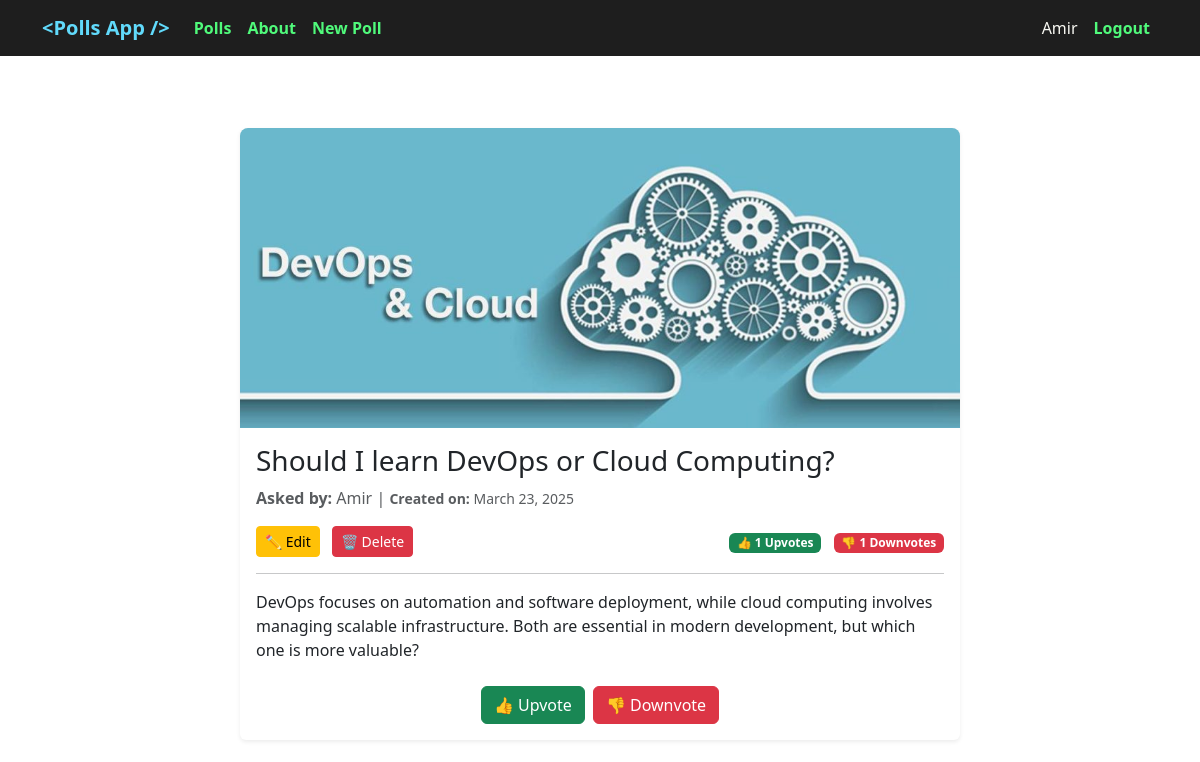
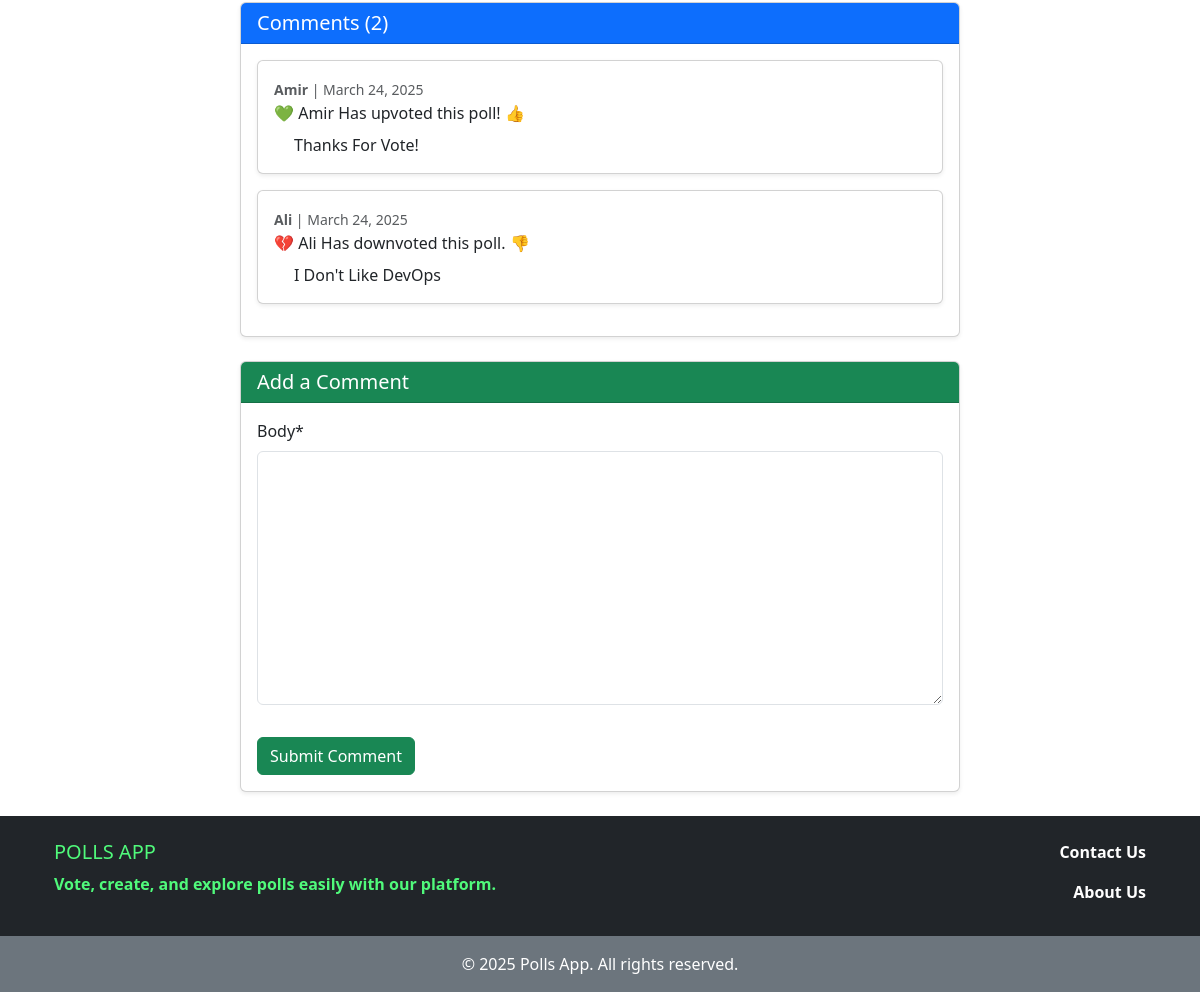
Screenshot of /poll/26/ (signed in) with the database file from the repository (2 pictures, top to bottom).
### accounts/models.py (models this page shows)
class CustomUser(AbstractUser):
    ROLE_CHOICES = [
        ('M', 'Manager'),
        ('E', 'Employee'),
        ('S', 'Student'),
        ('O', 'Other'),
    ]
    role = models.CharField(choices=ROLE_CHOICES, max_length=1, default=ROLE_CHOICES[3][0])

### polls/models.py (models this page shows, shortened)
class Poll(models.Model):
    question = models.CharField(max_length=700)
    user = models.ForeignKey(get_user_model(), on_delete=models.CASCADE)
    description = models.TextField(blank=True)
    cover = models.ImageField(upload_to='covers/', blank=True)
    up_vote = models.PositiveIntegerField(default=0)
    down_vote = models.PositiveIntegerField(default=0)
    upvoted_by = models.ManyToManyField(get_user_model(), related_name='upvoted_polls', blank=True)
    downvoted_by = models.ManyToManyField(get_user_model(), related_name='downvoted_polls', blank=True)
    datetime_created = models.DateTimeField(auto_now_add=True)
    datetime_modified = models.DateTimeField(auto_now=True)

class Comment(models.Model):
    poll = models.ForeignKey('Poll', related_name='comments', on_delete=models.CASCADE)
    user = models.ForeignKey(get_user_model(), on_delete=models.CASCADE)
    body = models.TextField()
    is_active = models.BooleanField(default=True)
    datetime_created = models.DateTimeField(auto_now_add=True)
    datetime_modified = models.DateTimeField(auto_now=True)
    def has_upvoted(self):
        return self.poll.upvoted_by.filter(id=self.user.id).exists()
    def has_downvoted(self):
        return self.poll.downvoted_by.filter(id=self.user.id).exists()

### polls/views.py (the view)
# urls.py: path('poll/<int:pk>/', poll_detail_view, name='poll_detail'),
def poll_detail_view(request, pk):
    poll = get_object_or_404(Poll, pk=pk)
    comments = poll.comments.all()
    if request.method == "POST":
        comment_form = CommentForm(request.POST)
        if comment_form.is_valid():
            new_comment = comment_form.save(commit=False)
            new_comment.poll = poll
            new_comment.user = request.user
            new_comment.save()
            comment_form = CommentForm()
    else:
        comment_form = CommentForm()
    return render(request, 'polls/poll_detail.html', context={
        'poll': poll,
        'comments': comments,
        'comment_form': comment_form,
    })

### polls/forms.py
class CommentForm(forms.ModelForm):
    class Meta:
        model = Comment
        fields = ['body']

### polls/templates/polls/poll_detail.html (shortened to what this page needs)
{% extends '_base.html' %}
{% load crispy_forms_tags %}
{% block content %}
    <div class="container mt-5">
        <div class="row justify-content-center">
            <div class="col-lg-8 col-md-10 col-sm-12">
                <div class="card shadow-sm border-0 rounded">
                    {% if poll.cover %}
                        <img src="{{ poll.cover.url }}" class="card-img-top img-fluid" alt="Poll Image">
                    {% else %}
                        <img src="https://placehold.co/800x300" class="card-img-top img-fluid"
                             alt="Poll image for {{ poll.question }}">
                    {% endif %}
                    <div class="card-body">
                        <h3 class="card-title">{{ poll.question }}</h3>
                        <p class="text-muted">
                            <strong>Asked by:</strong> {{ poll.user|capfirst }} |
                            <small><strong>Created on:</strong> {{ poll.datetime_created|date:"F d, Y" }}</small>
                        </p>
                        <div class="d-flex justify-content-between align-items-center mt-3">
                            {% if request.user == poll.user %}
                                <div>
                                    <a href="{% url 'poll_update' poll.pk %}" class="btn btn-warning btn-sm me-2">
                                        ✏️ Edit
                                    </a>
                                    <a href="{% url 'poll_delete' poll.pk %}" class="btn btn-danger btn-sm">
                                        🗑️ Delete
                                    </a>
                                </div>
                            {% endif %}
                            <div>
                                <span class="badge bg-success">👍 {{ poll.up_vote }} Upvotes</span>
                                <span class="badge bg-danger ms-2">👎 {{ poll.down_vote }} Downvotes</span>
                            </div>
                        </div>
                        <hr>
                        <p>{{ poll.description|linebreaksbr }}</p>
                        <div class="mt-4 d-flex justify-content-center">
                            <div class="btn-group">
                                <form action="{% url 'poll_vote' poll.id %}" method="post">
                                    <button type="submit" class="btn btn-success">👍 Upvote</button>
                                </form>
                                <form action="{% url 'poll_down_vote' poll.id %}" method="post" class="ms-2">
                                    <button type="submit" class="btn btn-danger">👎 Downvote</button>
                                </form>
                            </div>
                        </div>
                    </div>
                </div>
                <div class="card mt-4 shadow-sm">
                    <div class="card-header bg-primary text-white">
                        <h5 class="mb-0">Comments ({{ comments|length }})</h5>
                    </div>
                    <div class="card-body">
                        {% if comments %}
                            {% for comment in comments %}
                                <div class="card mb-3 shadow-sm">
                                    <div class="card-body">
                                        <small class="text-muted">
                                            <strong>{{ comment.user|capfirst }}</strong> |
                                            {{ comment.datetime_created|date:"F d, Y" }}
                                        </small>
                                        <p>
                                            {% if comment.has_upvoted %}
                                                💚 {{ comment.user|capfirst }} Has upvoted this poll! 👍
                                            {% elif comment.has_downvoted %}
                                                💔 {{ comment.user|capfirst }} Has downvoted this poll. 👎
                                            {% else %}
                                                🤷‍♂️ {{ comment.user|capfirst }} Has not voted on this poll yet.
                                            {% endif %}
                                        </p>
                                        <p class="comment-text mt-2">{{ comment.body }}</p>
                                    </div>
                                </div>
                            {% endfor %}
                        {% else %}
                            <p class="text-muted">No comments yet.</p>
                        {% endif %}
                    </div>
                </div>
                <div class="card mt-4 shadow-sm">
                    <div class="card-header bg-success text-white">
                        <h5 class="mb-0">Add a Comment</h5>
                    </div>
                    <div class="card-body">
                        {% if user.is_authenticated %}
                            <form method="POST">
                                {{ comment_form|crispy }}
                                <button type="submit" class="btn btn-success mt-3">Submit Comment</button>
                            </form>
                        {% else %}
                            <p class="text-muted">You must be logged in to submit a comment.</p>
                            <a href="{% url 'account_login' %}" class="btn btn-success mt-3">Login</a>
                        {% endif %}
                    </div>
                </div>
            </div>
        </div>
    </div>
{% endblock content %}

### templates/_base.html (shortened to what this page needs)
{% load static %}
<!doctype html>
<html lang="en">
<head>
    <link href="https://cdn.jsdelivr.net/npm/bootstrap@5.3.3/dist/css/bootstrap.min.css"
          rel="stylesheet"
>
</head>
<body>
<nav class="navbar navbar-expand-lg navbar-dark" style="background-color: #1e1e1e;">
    <div class="container">
        <a class="navbar-brand" href="{% url 'polls_list' %}" style="font-weight: bold; color: #61dafb;">&lt;Polls App /&gt;</a>
        <div class="collapse navbar-collapse" id="navbarNav">
            <ul class="navbar-nav">
                <li class="nav-item">
                    <a class="nav-link" href="{% url 'polls_list' %}"
                       style="color: #50fa7b; font-weight: bold;">Polls</a>
                </li>
                <li class="nav-item">
                    <a class="nav-link" href="{% url 'aboutus' %}" style="color: #50fa7b; font-weight: bold;">About</a>
                </li>
                <li class="nav-item">
                    <a class="nav-link" href="{% url 'poll_create' %}" style="color: #50fa7b; font-weight: bold;">New Poll</a>
                </li>
            </ul>
            <ul class="navbar-nav ms-auto">
                {% if user.is_authenticated %}
                    <li class="nav-item">
                        <span class="nav-link" style="color: #f8f8f2;">{{ user.username|capfirst }}</span>
                    </li>
                    <li class="nav-item">
                        <a class="nav-link" href="{% url 'account_logout' %}"
                           style="color: #50fa7b; font-weight: bold;">Logout</a>
                    </li>
                {% endif %}
            </ul>
        </div>
    </div>
</nav>
<div class="content-wrapper container my-4">
    {% block content %}{% endblock content %}
</div>
<footer class="text-center text-lg-start bg-dark text-white mt-auto">
    <div class="container p-4">
        <div class="row">
            <div class="col-md-6" style="color: #50fa7b; font-weight: bold;">
                <h5 class="text-uppercase">Polls App</h5>
                <p>Vote, create, and explore polls easily with our platform.</p>
            </div>
            <div class="col-md-6 text-md-end">
                <a href="https://github.com/amahadnejad" class="text-white text-decoration-none fw-bold d-block">
                    Contact Us
                </a>
                <a href="{% url 'aboutus' %}" class="text-white text-decoration-none fw-bold d-block mt-3">
                    About Us
                </a>
            </div>
        </div>
    </div>
    <div class="text-center p-3 bg-secondary">
        © 2025 Polls App. All rights reserved.
    </div>
</footer>
</body>
</html>

### templates/_base.html (style rules this page uses)
html, body { height: 100%; margin: 0; display: flex; flex-direction: column; }
.content-wrapper { flex: 1; }

### polls/templates/polls/poll_detail.html (style rules this page uses)
.card-img-top { width: 100%; height: 300px; object-fit: cover; background-color: #f8f9fa; border-top-left-radius: 8px; border-top-right-radius: 8px; }
.comment-text { margin-left: 20px; white-space: pre-line; }
.card-body p { margin-bottom: 0; }

### rows the page displays
CustomUser: username "Amir"
Poll: cover (picture), question "Should I learn DevOps or Cloud Computing?", user "Amir", datetime_created "March 23, 2025", up_vote "1", down_vote "1", description "DevOps focuses on automation and software deployment, while cloud computing involves managing scalable infrastructure. Both are essential in modern development, but which one is more valuable?"
Comment: user "Amir", datetime_created "March 24, 2025", body "Thanks For Vote!"
Comment: user "Ali", datetime_created "March 24, 2025", body "I Don't Like DevOps"

### other values shown
{{ comments|length }} "2"
